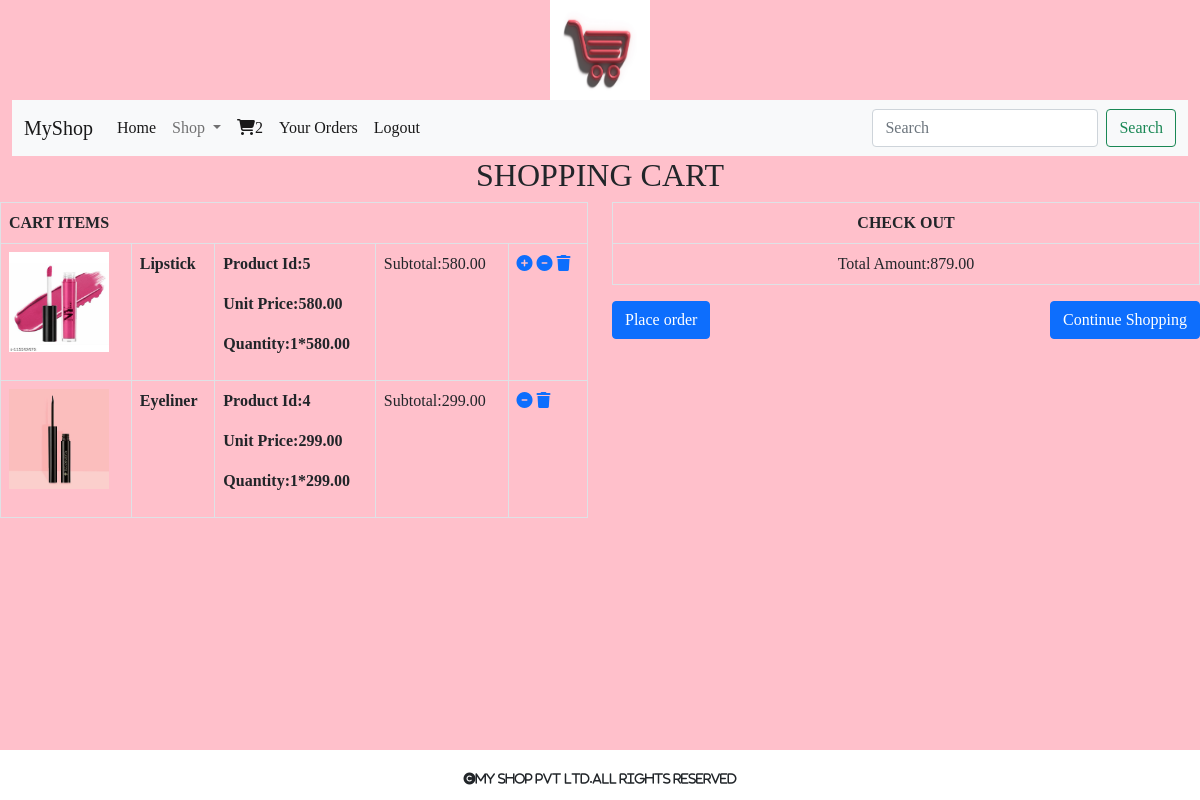
Screenshot of /cart/cartview (signed in) with the database file from the repository.
### cart/models.py (models this page shows, shortened)
class Cart(models.Model):
    product=models.ForeignKey(Product,on_delete=models.CASCADE)
    user=models.ForeignKey(User,on_delete=models.CASCADE)
    quantity=models.IntegerField()
    date_added=models.DateField(auto_now_add=True)
    def subtotal(self):
        return self.quantity*self.product.price

### shop/models.py (models this page shows, shortened)
class Product(models.Model):
    name=models.CharField(max_length=250,unique=True)
    slug=models.SlugField(max_length=250,unique=True)
    description=models.TextField(blank=True)
    image=models.ImageField(upload_to='shop/category',null=True,blank=True)
    price=models.DecimalField(max_digits=10,decimal_places=2)
    category=models.ForeignKey(Category,on_delete=models.CASCADE)
    stock=models.IntegerField()
    available=models.BooleanField(default=True)
    created=models.DateTimeField(auto_now_add=True)
    updated=models.DateTimeField(auto_now=True)

### cart/views.py (the view)
# urls.py: path("cartview",views.cartview,name="cartview"),
@login_required
def cartview(request):
    total=0
    user=request.user
    try:
        cart=Cart.objects.filter(user=user)
        for i in cart:
            total+=i.quantity*i.product.price
    except Cart.DoesNotExist:
        pass
    return render(request,'cartview.html',{'cart':cart,'total':total})

### cart/context_processors.py (called while the page is built)
def counter(request):
    item_count=0
    if request.user.is_authenticated:
        user=request.user
        try:
            cart=Cart.objects.filter(user=user)
            for i in cart:
                item_count+=i.quantity
        except Cart.DoesNotExist:
            item_count=0
    return {'count':item_count}

### shop/context_processors.py (called while the page is built)
def menu_links(request):
    c=Category.objects.all()
    return {'links':c}

### templates/cartview.html
{% extends 'base.html' %}
{% load static %}
{% block content %}
{% if not cart %}
<div>
    <h1 class="text-center">Cart is empty</h1>
    <strong><a href="{% url 'shop:allprodcat' %}">Continue Shopping</a></strong>
</div>
{% else %}
<div class="row">
    <h2 class="text-center">SHOPPING CART</h2>
    <div class="col-sm-6">
        <table class="table table-bordered">
            <tr>
                <th colspan="5">CART ITEMS</th>
            </tr>
            {% for i in cart %}
            <tr>
            <td><img src="{{i.product.image.url}}" height="100px" width="100px"></td>
             <td><p><strong>{{i.product.name}}</strong></p></td>
                <td><p><strong>Product Id:{{i.product.id}}</strong></p>
             <p><strong>Unit Price:{{i.product.price}}</strong></p>
             <p><strong>Quantity:{{i.quantity}}*{{i.product.price}}</strong></p>
                </td>
                <td><p>Subtotal:{{i.subtotal}}</p></td>
                <td>
                    {% if i.quantity < i.product.stock %}
                    <a href="{% url 'cart:add_to_cart' i.product.id %}"><i class="fa-solid fa-circle-plus"></i></a>
                    <a href="{% url 'cart:cart_remove' i.product.id %}"><i class="fa-solid fa-circle-minus"></i></a>
                    <a href="{% url 'cart:cart_delete' i.product.id %}"><i class="fa-solid fa-trash"></i></a>
                    {% else %}
                    <a href="{% url 'cart:cart_remove' i.product.id %}"><i class="fa-solid fa-circle-minus"></i></a>
                    <a href="{% url 'cart:cart_delete' i.product.id %}"><i class="fa-solid fa-trash"></i></a>
                    {% endif %}
                </td>
        </tr>
            {% endfor %}
        </table>
            </div>
        <div class="col-sm-6">
            <table class="table table-bordered">
                <tr class="text-center">
                    <th colspan="5">CHECK OUT</th>
                </tr>
                <tr class="text-center">
                    <td>Total Amount:{{total}}</td>
                </tr>
            </table>
            <a href="{% url 'cart:orderform' %}" class="btn btn-primary">Place order</a>
            <a href="{% url 'shop:allprodcat' %}" style="position:absolute;right:0;" class="btn btn-primary">Continue Shopping</a>
        </div>
</div>
{% endif %}
{% endblock %}

### static/css/custom.css (style rules this page uses)
.pink { background-color:pink; font-family: 'Lily Script One', cursive; }

### rows the page displays
Cart: product.image (picture), product.name "Lipstick", product.id "5", product.price "580.00", quantity "1", subtotal "580.00"
Cart: product.image (picture), product.name "Eyeliner", product.id "4", product.price "299.00", quantity "1", subtotal "299.00"

### other values shown
{{ count }} "2"
{{ total }} "879.00"
